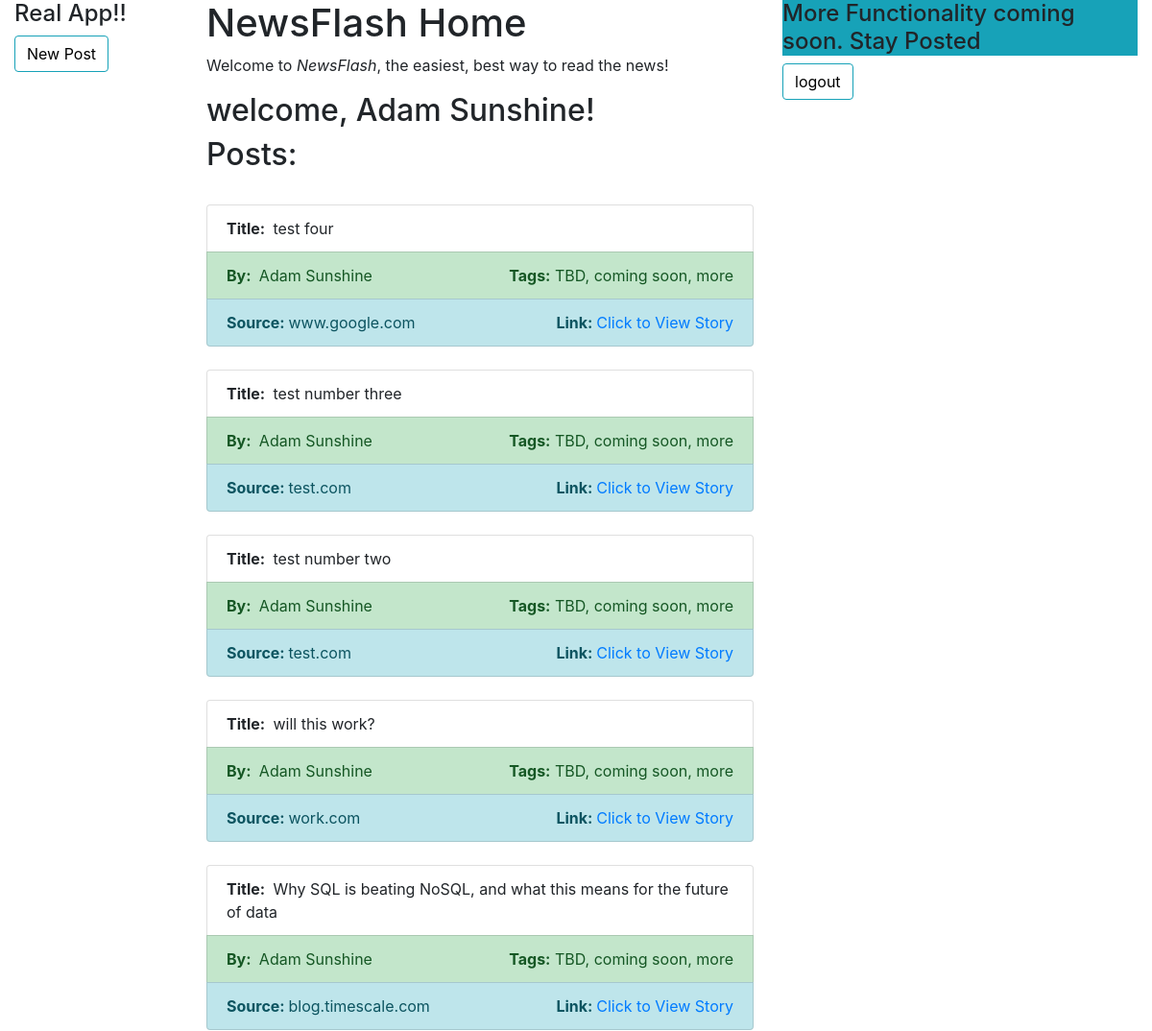
The app's page /flash/ (signed in, upper part), older data.
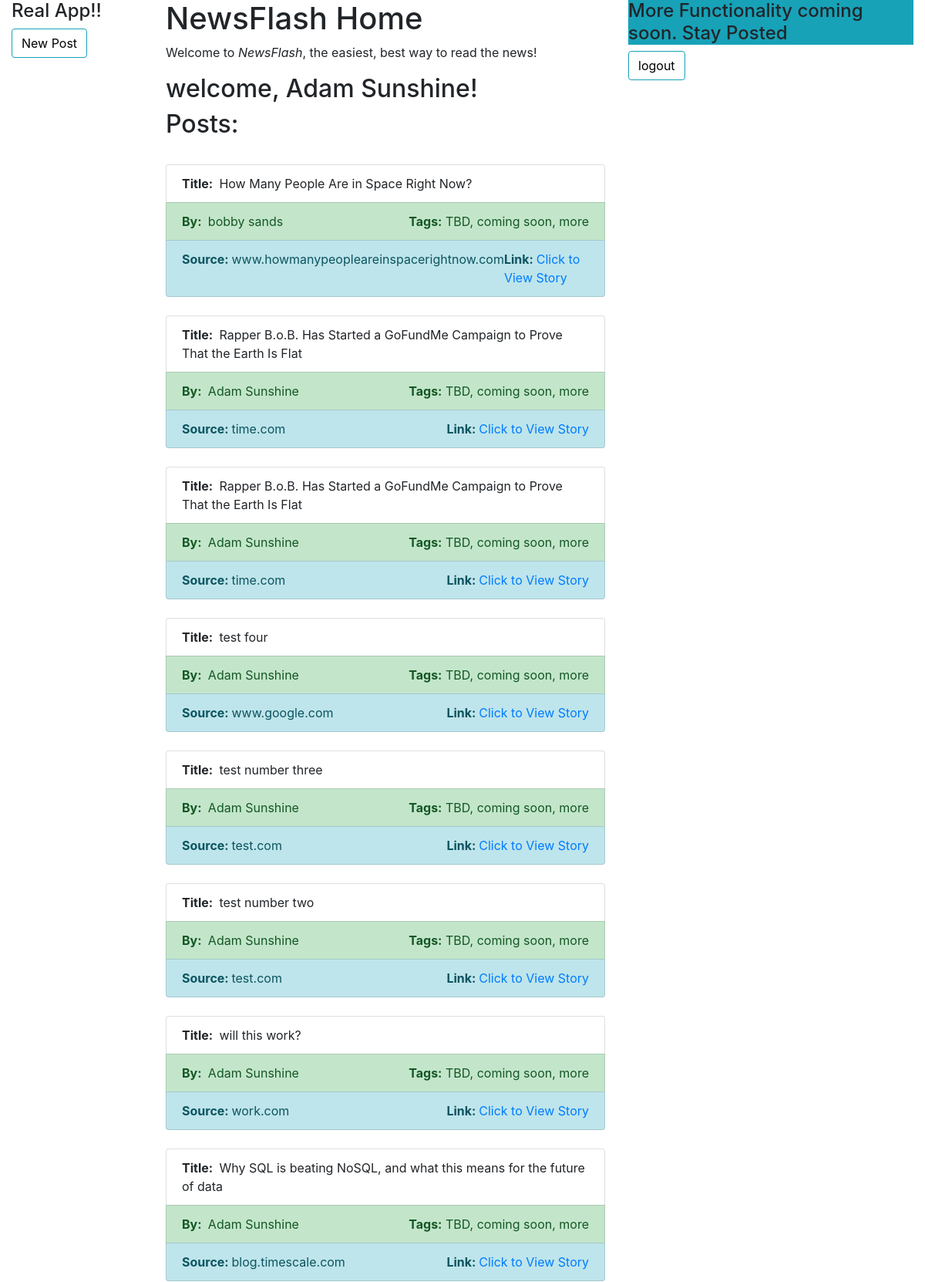
The same page, newer data.
### flash/models.py (models this page shows, shortened)
class Author(models.Model):
    user = models.OneToOneField(User, on_delete=models.CASCADE)
    phone_number = models.CharField(max_length=10)
    def __str__(self):
        return '%s %s' % (self.user.first_name, self.user.last_name) #check out how we get the first and last name here - use this in context with displaying user info

class Post(models.Model):
    title = models.CharField(max_length=100)
    author = models.ForeignKey('Author', on_delete=models.SET_NULL, null=True)
    url = models.URLField(max_length=1000)
    source = models.ForeignKey('Source', on_delete=models.CASCADE, null=True)
    created_at = models.DateTimeField(auto_now_add=True)
    class Meta:
         ordering = ['-created_at']

class Source(models.Model):
    base_url = models.CharField(max_length=200, unique=True)
    title = models.CharField(max_length=200)
    def __str__(self):
        return self.title

### flash/views.py (the view)
# urls.py: url(r'^flash/$', index, name='index'),
@login_required()
def index(request):
  current_user = request.user.author
  posts = Post.objects.all()
  return render(
        request,
        'index.html',
        context={'current_user':current_user, 'posts': posts},
    )

### flash/templates/index.html
{% extends "base_generic.html" %}
{% block login %}
<a href="/create" class="btn btn-outline-info" style="color:black;">New Post</a>
{% endblock %}
{% block content %}
<h1>NewsFlash Home</h1>
  <p>Welcome to <em>NewsFlash</em>, the easiest, best way to read the news!</p>
    {%if current_user %}
      <h2>welcome, {{ current_user }}!</h2>
    {% else %}
      <h2>user not found did not work work :/</h2>
    {% endif %}
    <h2>Posts:</h2>
  <br>
  {% for post in posts %}
  <div class="well">
  <ul class="list-group single-post">
    <li class="list-group-item"><strong>Title: </strong>&nbsp;{{ post.title }}</li>
    <li class="list-group-item list-group-item-success d-flex justify-content-between">
      <div><strong>By: </strong>&nbsp;{{ post.author }}</div>
      <div><strong>Tags:</strong>&nbsp;TBD, coming soon, more</div>
    </li>
    <li class="list-group-item list-group-item-info d-flex justify-content-between">
        <div><strong>Source:&nbsp;</strong>{{ post.source }}</div>
        <div>
          <strong>Link:&nbsp;</strong><a href="{{ post.url }}" target="_blank">Click to View Story</a>
        </div>
    </li>
  </ul>
</div>
  <br>
  {% endfor %}
{% endblock %}
{% block logout %}
<a href="/logout" class="btn btn-outline-info" style="color:black;">logout </a>
{% endblock %}

### flash/templates/base_generic.html (shortened to what this page needs)
<!DOCTYPE html>
<html lang="en">
<head>
  <link rel="stylesheet" href="https://maxcdn.bootstrapcdn.com/bootstrap/4.0.0-alpha.6/css/bootstrap.min.css">
  {% load static %}
</head>
<body>
  <div class="container-fluid">
    <div class="row">
      <div class="col-sm-2">
     <h4 class="bg-faded"> Real App!! </h4>
     {% block login %}
     {% endblock %}
      </div>
      <div class="col-sm-6 bg-faded">
      {% block content %}{% endblock %}
      </div>
      <div class="col-sm-4">
        <h4 class="bg-info"> More Functionality coming soon. Stay Posted </h4>
      {% block logout %}{% endblock %}
      </div>
    </div>
  </div>
</body>
</html>

Row changes from the older to the newer data that the page shows:
added Post: title "How Many People Are in Space Right Now?", author "bobby sands", source "www.howmanypeopleareinspacerightnow.com"
added Post: title "Rapper B.o.B. Has Started a GoFundMe Campaign to Prove That the Earth Is Flat", author "Adam Sunshine", source "time.com"
added Post: title "Rapper B.o.B. Has Started a GoFundMe Campaign to Prove That the Earth Is Flat", author "Adam Sunshine", source "time.com"
